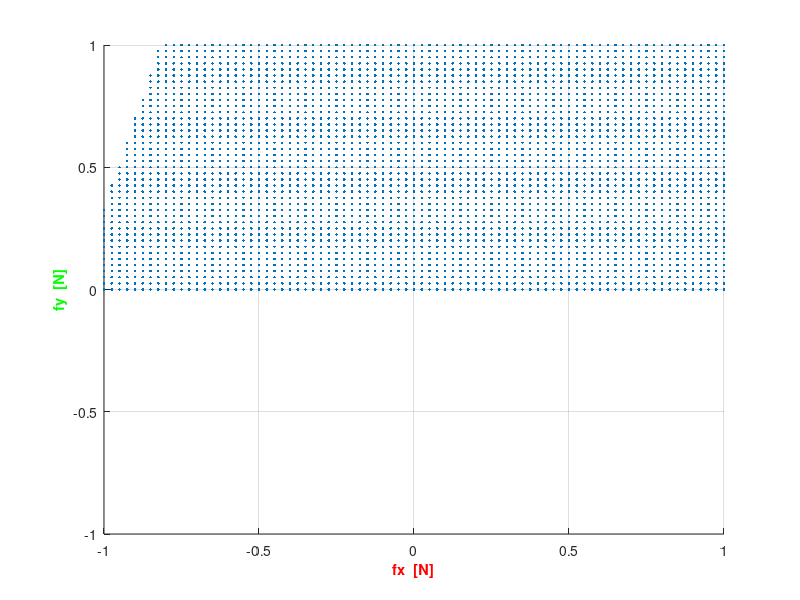

Source code (MATLAB):
% ３次元のプログラム　テスト用コード

clear;

f1 = 1;
f2 = 1;
f3 = 1;

l1 = [7.5, 30.0, 0.0];
l2 = [5.0, 27.5, 0.0];
l3 = [-5.0, 14.271, 0.0];

l1 = l1 / 1000;
l2 = l2 / 1000;
l3 = l3 / 1000;

A = [0 -1 1;
     1 0 0;
     l1(1) l2(2) -l3(2)];

wrench_point = [];

for i = 0:0.025:1.0
    for j = 0:0.025:1.0
        for k = 0:0.025:1.0
            edit_f1 = i*f1;
            edit_f2 = j*f2;
            edit_f3 = k*f3;

            all_f1 = [edit_f1; 0; 0];
            all_f2 = [0; edit_f2; 0];
            all_f3 = [0; 0; edit_f3];

            ans_f1 = A *  all_f1;
            ans_f2 = A * all_f2;
            ans_f3 = A * all_f3;

            wrench1 = [ans_f1(1) ans_f1(2) ans_f1(3)];
            wrench2 = [ans_f2(1) ans_f2(2) ans_f2(3)];
            wrench3 = [ans_f3(1) ans_f3(2) ans_f3(3)];
            wrench = wrench1 + wrench2 + wrench3;

            wrench_point = [wrench_point; wrench];
        end
    end
end

figure;

hold on;
grid on;

%グラフの範囲を設定
xlim([-1, 1]);
ylim([-1, 1]);
zlim([-0.03, 0.03]);

%ラベルの描画
xlabel('fx  [N]', 'FontSize', 10.5, 'FontWeight', 'bold', 'Color', 'r');
ylabel('fy  [N]', 'FontSize', 10.5, 'FontWeight', 'bold', 'Color', 'g');
zlabel('ω  [Nm]', 'FontSize', 10.5, 'FontWeight', 'bold', 'Color', 'b');

plot3(wrench_point(:, 1), wrench_point(:, 2), wrench_point(:, 3), '.');

hold off;